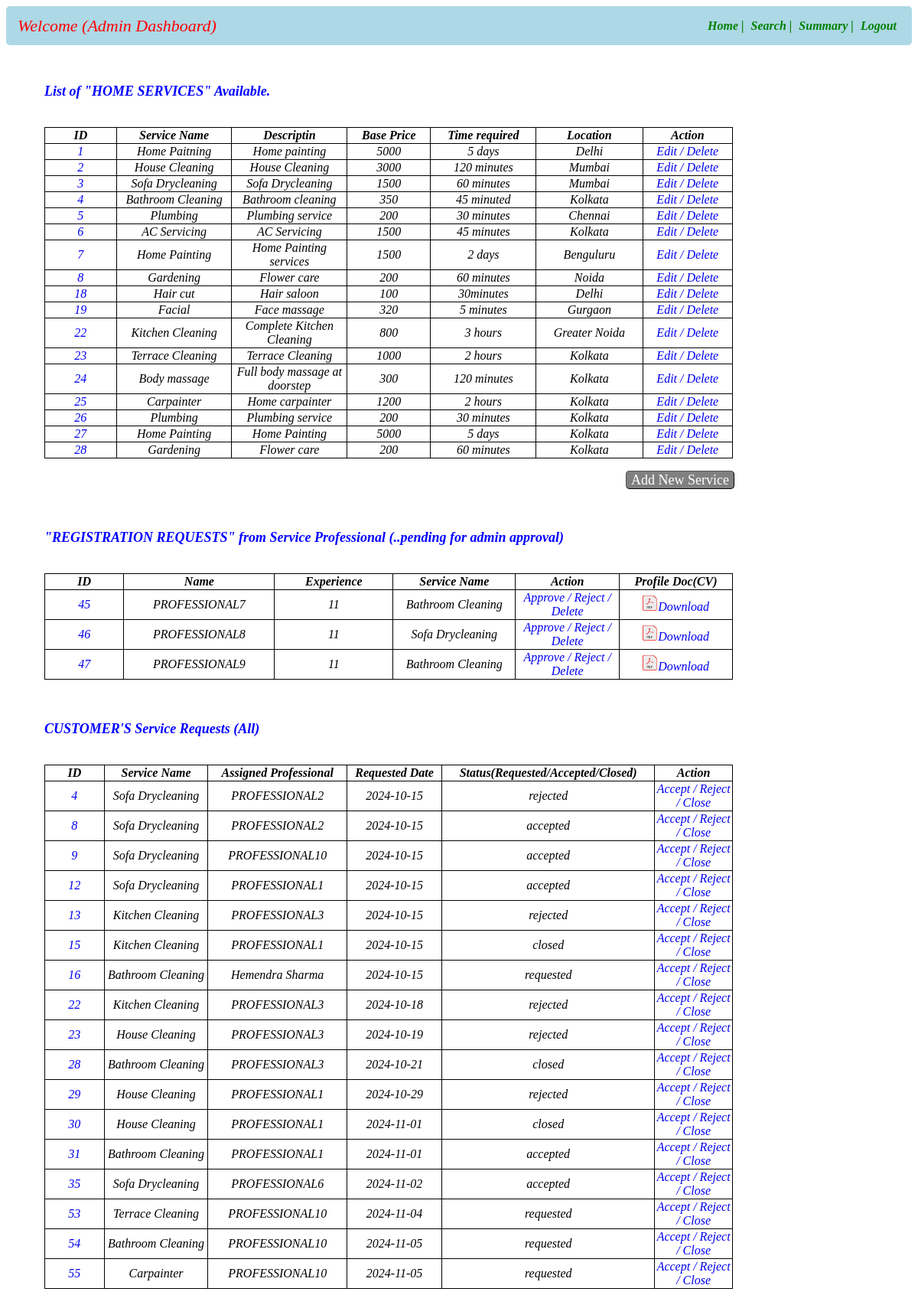
The app's page /admindashboard with its own data.
### app.py (models this page shows)
class Service_Info(db.Model):
    __tablename__="service_info"
    id=db.Column(db.Integer,primary_key=True)
    servicename=db.Column(db.String,nullable=False)
    description=db.Column(db.String,nullable=False)
    baseprice=db.Column(db.Integer,nullable=False)
    time_required=db.Column(db.String,nullable=False)
    service_type=db.Column(db.String,nullable=False)
    city=db.Column(db.String,nullable=False)

class User_Info(db.Model):
    __tablename__="user_info"
    id=db.Column(db.Integer,primary_key=True)
    email=db.Column(db.String,nullable=False)
    full_name=db.Column(db.String,nullable=False)
    user_name=db.Column(db.String,unique=True,nullable=False)
    service_name=db.Column(db.String,nullable=False)
    experience=db.Column(db.Integer,nullable=False)
    pwd=db.Column(db.String,nullable=False)
    add=db.Column(db.String,nullable=True)
    pincode=db.Column(db.String,nullable=False)
    role=db.Column(db.Integer,nullable=False,default=1)
    status=db.Column(db.String,unique=True)
    location=db.Column(db.String,nullable=False)
    reviews=db.Column(db.String,nullable=False)
    phone_number=db.Column(db.Integer,nullable=False)

class Customer_Service_Request(db.Model):
    __tablename__="customer_service_request"
    id=db.Column(db.Integer,primary_key=True)
    service_id=db.Column(db.Integer,db.ForeignKey(Service_Info.id),nullable=False)
    customer_id=db.Column(db.Integer,db.ForeignKey(User_Info.id),nullable=False)
    professional_id=db.Column(db.Integer,db.ForeignKey(User_Info.id),nullable=False)
    date_of_request=db.Column(db.String,nullable=False)
    date_of_completion=db.Column(db.String,nullable=False)
    service_status=db.Column(db.String,nullable=False)
    remarks=db.Column(db.String)
    location=db.Column(db.String,nullable=False)
    ratings=db.Column(db.String,nullable=False)

### app.py (the view)
@app.route("/admindashboard")
def admin_dashboard():
    crole=1
    prole=2
    status="requested"
    servname=Service_Info.query.all()
    professional=User_Info.query.filter_by(role=prole,status=status)
    user=User_Info.query.all()
    customerservicerequests=Customer_Service_Request.query.all()
    return render_template("admin_dashboard.html",servicename=servname,professional=professional,cservice=customerservicerequests,user=user)

### templates/admin_dashboard.html (shortened to what this page needs)
<!DOCTYPE html>
<html lang="en">
<head>
</head>
<body>
    <div id="header">
        <nav class="navbar">
            <div class="navdiv">
                <div class="logo">Welcome {{admin_name}} (Admin Dashboard)</div>
                <ul>
                    <li><a href="/admindashboard">Home |</a></li>
                    <li><a href="/adminsearch">Search |</a></li>
                    <li><a href="/adminsummary">Summary |</a></li>
                    <li><a href="/login">Logout</a></li>
                </ul>
            </div>
        </nav>
    </div>
    <div id="main">
        <div id="service"><h3>List of "HOME SERVICES" Available.</h3></div>
        <br>
        <table id = "service-table">
            <thead id="th">
                <tr>
                    <th>ID</th>
                    <th>Service Name</th>
                    <th>Descriptin</th>
                    <th>Base Price</th>
                    <th>Time required</th>
                    <th>Location</th>
                    <th>Action</th>
                </tr>
            </thead>
            <tbody id="td">
                {% for entry in servicename %}
                <tr>
                    <td><a href="/viewservice/{{entry.id}}">{{entry["id"]}}</a></td>
                    <td>{{entry["servicename"]}}</td>
                    <td>{{entry["description"]}}</td>
                    <td>{{entry["baseprice"]}}</td>
                    <td>{{entry["time_required"]}}</td>
                    <td>{{entry["city"]}}</td>
                    <td>
                        <a href="/viewservice/{{entry.id}}/edit" type="button">Edit /</a>
                        <a href="/viewservice/{{entry.id}}/delete" type="button">Delete</a>
                    </td>
                </tr>
                {% endfor %}
          </table>
          <br>
          <div id="nservice">
            <a  id ="anchor1" class="button" href="/addservice">Add New Service</a>
          </div>
          <br><br>
          <div id="professional"><h3>"REGISTRATION REQUESTS" from Service Professional
            (..pending for admin approval)</h3> </div>
          <br>
          <table id = "professionals-table">
            <thead id="th">
                <tr>
                    <th>ID</th>
                    <th>Name</th>
                    <th>Experience</th>
                    <th>Service Name</th>
                    <th>Action</th>
                    <th>Profile Doc(CV)</th>
                </tr>
            </thead>
            <tbody id="td">
                {% for entry in professional %}
                <tr>
                    <td><a href="/viewprofessional/{{entry.id}}">{{entry["id"]}}</a></td>
                    <td>{{entry["full_name"]}}</td>
                    <td>{{entry["experience"]}}</td>
                    <td>{{entry["service_name"]}}</td>
                    <td>
                        <a href="/viewprofessional/{{entry.id}}/approve" type="button">Approve /</a>
                        <a href="/viewprofessional/{{entry.id}}/reject" type="button">Reject /</a>
                        <a href="/viewprofessional/{{entry.id}}/delete" type="button">Delete</a>
                    </td>
                    <td><a href="\MADI Project\cv.pdf" download="cv.pdf"><img src="/static/images/pdficon.PNG" alt="Image-5" height="20px" width="20px">Download</a></td>
                </tr>
                {% endfor %}
          </table>
          <br><br>
          <div id="servicerequest"><h3>CUSTOMER'S Service Requests (All)</h3></div>
          <br>
          <table id = "servicerequests-table">
            <thead id="th">
                <tr>
                    <th>ID</th>
                    <th>Service Name</th>
                    <th>Assigned Professional</th>
                    <th>Requested Date</th>
                    <th>Status(Requested/Accepted/Closed)</th>
                    <th>Action</th>
                </tr>
            </thead>
            <tbody id="td">
                {% for entry in cservice %}
                    {% for usr in user %}
                        {% if entry.professional_id==usr.id %}
                            {% for servname in servicename %}
                                {% if entry.service_id==servname.id%}
                                    <tr>
                                        <td><a href="/viewcustomerservicerequests/{{entry.id}}">{{entry["id"]}}</a></td>
                                        <td>{{servname["servicename"]}}</td>
                                        <td>{{usr["full_name"]}}</td>
                                        <td>{{entry["date_of_request"]}}</td>
                                        <td>{{entry["service_status"]}}</td>
                                        <td>
                                            <a href="/viewcustomerservicerequests/{{entry.id}}/accept">Accept /</a>
                                            <a href="/viewcustomerservicerequests/{{entry.id}}/reject">Reject /</a>
                                            <a href="/viewcustomerservicerequests/{{entry.id}}/close">Close</a>
                                        </td>
                                    </tr>
                                {% endif %}
                            {% endfor %}
                        {% endif %}
                    {% endfor %}
                {% endfor %}
          </table>
    </div>
</body>
</html>

### templates/admin_dashboard.html (style rules this page uses)
* { text-decoration: none; }
.navbar { background-color: lightblue; padding-right: 15px; padding-left: 15px; border-radius: 5px; }
ul li { vertical-align: middle; }
.navdiv { display:flex; align-items: center; justify-content: space-between; }
.logo { font-size: 22px; color: red; font-style: italic; }
li { list-style: none; display: inline; }
li a { color: green; font-size: 16px; font-style: italic; margin-right: 5px; font-weight: bold; }
#anchor1 { border:1px font-size: 22px; font-style:bold italic; text-align: center; margin-left: 810px; color: white; }
table ,th, td { text-align: center; font-style: italic; width:900px; margin-left: 50px; border-radius: 10px; border-color: blue; border: 1px solid black; border-collapse: collapse ; }
#service { margin-left: 50px; margin-top: 50px; font-style: italic; font-size: 20px; color: blue; }
#professional { margin-left: 50px; font-style: italic; font-size: 20px; color: blue; }
#servicerequest { margin-left: 50px; font-style: italic; font-size: 20px; color: blue; }
a.button { padding: 1px 6px; border: 1px outset buttonborder; border-radius: 5px; color: black; background-color: gray; text-decoration: none; font-size:18px }
h3 { font-size:18px; }

### records on screen
Service_Info: id "1", servicename "Home Paitning", description "Home painting", baseprice "5000", time_required "5 days", city "Delhi"
Service_Info: id "2", servicename "House Cleaning", description "House Cleaning", baseprice "3000", time_required "120 minutes", city "Mumbai"
Service_Info: id "3", servicename "Sofa Drycleaning", description "Sofa Drycleaning", baseprice "1500", time_required "60 minutes", city "Mumbai"
Service_Info: id "4", servicename "Bathroom Cleaning", description "Bathroom cleaning", baseprice "350", time_required "45 minuted", city "Kolkata"
Service_Info: id "5", servicename "Plumbing", description "Plumbing service", baseprice "200", time_required "30 minutes", city "Chennai"
Service_Info: id "6", servicename "AC Servicing", description "AC Servicing", baseprice "1500", time_required "45 minutes", city "Kolkata"
Service_Info: id "7", servicename "Home Painting", description "Home Painting services", baseprice "1500", time_required "2 days", city "Benguluru"
Service_Info: id "8", servicename "Gardening", description "Flower care", baseprice "200", time_required "60 minutes", city "Noida"
Service_Info: id "18", servicename "Hair cut", description "Hair saloon", baseprice "100", time_required "30minutes", city "Delhi"
Service_Info: id "19", servicename "Facial", description "Face massage", baseprice "320", time_required "5 minutes", city "Gurgaon"
Service_Info: id "22", servicename "Kitchen Cleaning", description "Complete Kitchen Cleaning", baseprice "800", time_required "3 hours", city "Greater Noida"
Service_Info: id "23", servicename "Terrace Cleaning", description "Terrace Cleaning", baseprice "1000", time_required "2 hours", city "Kolkata"
Service_Info: id "24", servicename "Body massage", description "Full body massage at doorstep", baseprice "300", time_required "120 minutes", city "Kolkata"
Service_Info: id "25", servicename "Carpainter", description "Home carpainter", baseprice "1200", time_required "2 hours", city "Kolkata"
Service_Info: id "26", servicename "Plumbing", description "Plumbing service", baseprice "200", time_required "30 minutes", city "Kolkata"
Service_Info: id "27", servicename "Home Painting", description "Home Painting", baseprice "5000", time_required "5 days", city "Kolkata"
Service_Info: id "28", servicename "Gardening", description "Flower care", baseprice "200", time_required "60 minutes", city "Kolkata"
User_Info: id "45", full_name "PROFESSIONAL7", experience "11", service_name "Bathroom Cleaning"
User_Info: id "46", full_name "PROFESSIONAL8", experience "11", service_name "Sofa Drycleaning"
User_Info: id "47", full_name "PROFESSIONAL9", experience "11", service_name "Bathroom Cleaning"
Customer_Service_Request: id "4", date_of_request "2024-10-15", service_status "rejected"
User_Info: full_name "PROFESSIONAL2"
Customer_Service_Request: id "8", date_of_request "2024-10-15", service_status "accepted"
Customer_Service_Request: id "9", date_of_request "2024-10-15", service_status "accepted"
User_Info: full_name "PROFESSIONAL10"
Customer_Service_Request: id "12", date_of_request "2024-10-15", service_status "accepted"
User_Info: full_name "PROFESSIONAL1"
Customer_Service_Request: id "13", date_of_request "2024-10-15", service_status "rejected"
User_Info: full_name "PROFESSIONAL3"
Customer_Service_Request: id "15", date_of_request "2024-10-15", service_status "closed"
Customer_Service_Request: id "16", date_of_request "2024-10-15", service_status "requested"
User_Info: full_name "Hemendra Sharma"
Customer_Service_Request: id "22", date_of_request "2024-10-18", service_status "rejected"
Customer_Service_Request: id "23", date_of_request "2024-10-19", service_status "rejected"
Customer_Service_Request: id "28", date_of_request "2024-10-21", service_status "closed"
Customer_Service_Request: id "29", date_of_request "2024-10-29", service_status "rejected"
Customer_Service_Request: id "30", date_of_request "2024-11-01", service_status "closed"
Customer_Service_Request: id "31", date_of_request "2024-11-01", service_status "accepted"
Customer_Service_Request: id "35", date_of_request "2024-11-02", service_status "accepted"
User_Info: full_name "PROFESSIONAL6"
Customer_Service_Request: id "53", date_of_request "2024-11-04", service_status "requested"
Customer_Service_Request: id "54", date_of_request "2024-11-05", service_status "requested"
Customer_Service_Request: id "55", date_of_request "2024-11-05", service_status "requested"
